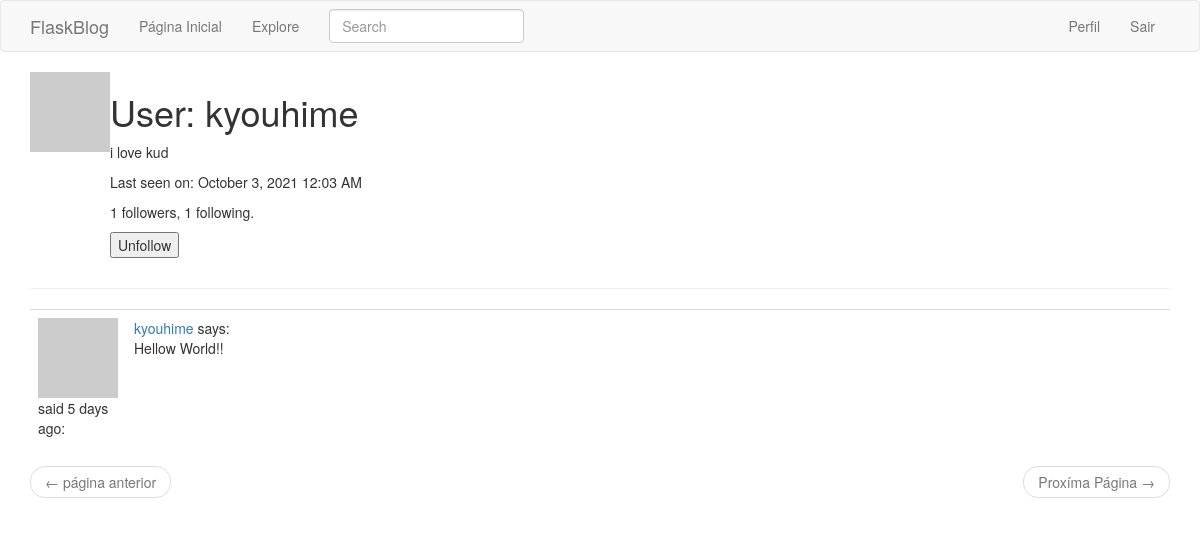
The app's page /user/kyouhime (signed in), older data.
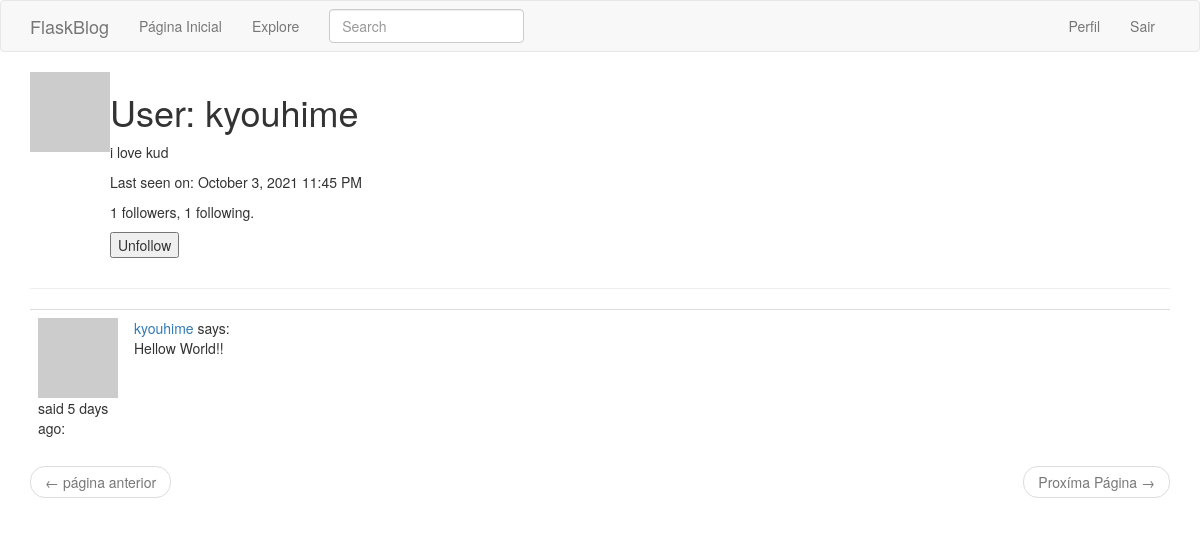
The same page, newer data.
### app/models.py (models this page shows, shortened)
class PaginatedAPIMixin(object):
    @staticmethod
    def to_collection_dict(query, page, per_page, endpoint, **kwargs):
        resources = query.paginate(page, per_page, False)
        data = {
            'items': [item.to_dict() for item in resources.items],
            '_meta': {
                'page': page,
                'per_page': per_page,
                'total_pages': resources.pages,
                'total_items': resources.total
            },
            '_links': {
                'self': url_for(endpoint, page=page, per_page=per_page,
                                **kwargs),
                'next': url_for(endpoint, page=page + 1, per_page=per_page,
                                **kwargs) if resources.has_next else None,
                'prev': url_for(endpoint, page=page - 1, per_page=per_page,
                                **kwargs) if resources.has_prev else None
            }
        }
        return data

class User(PaginatedAPIMixin, UserMixin, db.Model):
    id = db.Column(db.Integer, primary_key=True)
    username = db.Column(db.String(64), index=True, unique=True)
    email = db.Column(db.String(120), index=True, unique=True)
    password_hash = db.Column(db.String(128))
    posts = db.relationship('Post', backref='author', lazy='dynamic')
    about_me = db.Column(db.String(140))
    last_seen = db.Column(db.DateTime, default=datetime.utcnow)
    token = db.Column(db.String(32), index=True, unique=True)
    token_expiration = db.Column(db.DateTime)
    followed = db.relationship(
        'User', secondary=followers,
        primaryjoin=(followers.c.follower_id == id),
        secondaryjoin=(followers.c.followed_id == id),
        backref=db.backref('followers', lazy='dynamic'), lazy='dynamic'
    )
    def is_following(self, user):
        return self.followed.filter(
            followers.c.followed_id == user.id).count() > 0
    def avatar(self, size):
        digest = md5(self.email.lower().encode('utf-8')).hexdigest()
        return 'https://www.gravatar.com/avatar/{}?d=identicon&s={}'.format(
            digest, size)

### app/main/routes.py (the view)
@bp.route('/user/<username>')
@login_required
def user(username):
    user = User.query.filter_by(username=username).first_or_404()
    page = request.args.get('page', 1, type=int)
    posts = user.posts.order_by(Post.timestamp.desc()).paginate(
        page, current_app.config['POSTS_PER_PAGE'], False)
    next_url = url_for('main.user', username=user.username, page=posts.next_num) \
        if posts.has_next else None
    prev_url = url_for('mainuser', username=user.username, page=posts.prev_num) \
        if posts.has_prev else None
    form = EmptyForm()
    return render_template('user.html', user=user, posts=posts.items,
                           next_url=next_url, prev_url=prev_url, form=form)

### app/main/forms.py
class SearchForm(FlaskForm):
    q = StringField(('Search'), validators=[DataRequired()])
    def __init__(self, *args, **kwargs):
        if 'formdata' not in kwargs:
            kwargs['formdata'] = request.args
        if 'csrf_enabled' not in kwargs:
            kwargs['csrf_enabled'] = False
        super(SearchForm, self).__init__(*args, **kwargs)

class EmptyForm(FlaskForm):
    submit = SubmitField('Submit')

### app/main/routes.py (called while the page is built)
@bp.before_request
def before_request():
    if current_user.is_authenticated:
        current_user.last_seen = datetime.utcnow()
        db.session.commit()
        g.search_form = SearchForm()

### app/models.py (called while the page is built)
@login.user_loader
def load_user(id):
    return User.query.get(int(id))

    @classmethod
    def before_commit(cls, session):
        session._changes = {
            'add': list(session.new),
            'update': list(session.dirty),
            'delete': list(session.deleted)
        }

### app/templates/user.html (shortened to what this page needs)
{% extends "base.html" %}
{% block app_content %}
    <table>
        <tr valign="top">
            <td><img src="{{ user.avatar(128) }}"></td>
            <td>
                <h1>User: {{ user.username }}</h1>
                {% if user.about_me %}<p>{{ user.about_me }}</p>{% endif %}
                {% if user.last_seen %}
                <p>Last seen on: {{ moment(user.last_seen).format('LLL') }}</p>
                {% endif %}
                <p>{{ user.followers.count() }} followers, {{ user.followed.count() }} following.</p>
                {% if user == current_user %}
                <p><a href="{{ url_for('main.edit_profile') }}">Edit your profile</a></p>
                {% else %}
                <p>
                    <form action="{{ url_for('main.unfollow', username=user.username) }}" method="post">
                        {{ form.submit(value='Unfollow') }}
                    </form>
                </p>
                {% endif %}
            </td>
        </tr>
    </table>
    <hr>
    {% for post in posts %}
        {% include '_post.html' %}
    {% endfor %}
    <nav aria-label="...">
        <ul class="pager">
            <li class="previous{% if not prev_url %} disabled{% endif %}">
                <a href="{{ prev_url or '#' }}">
                    <span aria-hidden="true">&larr;</span> página anterior
                </a>
            </li>
            <li class="next{% if not next_url %} disabled{% endif %}">
                <a href="{{ next_url or '#' }}">
                    Proxíma Página <span aria-hidden="true">&rarr;</span>
                </a>
            </li>
        </ul>
    </nav>
{% endblock %}

Row changes from the older to the newer data that the page shows:
changed User "kyouhime": last_seen "October 3, 2021 12:03 AM" → "October 3, 2021 11:45 PM"
